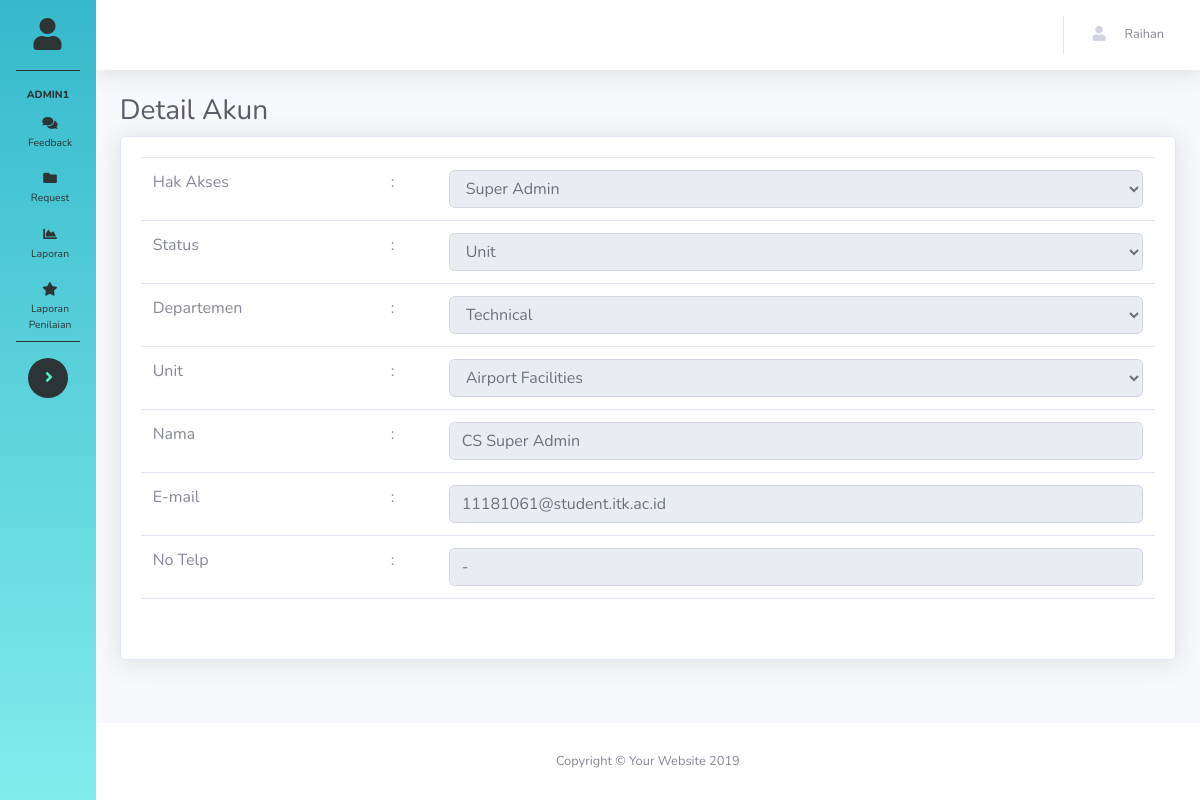
/Admin/detail_akun.php?id=132 (signed in), run on the app's committed database.
### tables this page shows
CREATE TABLE `tb_akun` (
  `Id_akun` int(11) NOT NULL,
  `id_departemen` int(5) DEFAULT NULL,
  `id_unit` int(11) DEFAULT NULL,
  `Nama` varchar(50) NOT NULL,
  `Email` varchar(50) NOT NULL,
  `Password` text NOT NULL,
  `No_Telp` varchar(15) NOT NULL,
  `status` varchar(15) DEFAULT NULL,
  `hak_akses` varchar(50) DEFAULT NULL
);

### Admin/detail_akun.php (the view, shortened to what this page needs)
<?php
include 'header.php';
?>
        <div class="container-fluid">
          <h1 class="h3 mb-2 text-gray-800">Detail Akun</h1>
          <?php
          $id_akun = $_GET['id'];
                $status = mysqli_query($koneksi, "SELECT status from tb_akun where Id_akun ='$id_akun'");
                $status = mysqli_fetch_array($status);
                $status = $status['status'];
                if($status == 'Manager' || $status =='Unit'){
                      $data = mysqli_query($koneksi, "SELECT Nama, tb_departemen.id_departemen, tb_unit.id_unit, status,hak_akses, Email, Id_akun, No_Telp, nama_unit, Departemen FROM tb_akun left join tb_unit on tb_unit.id_unit = tb_akun.id_unit left join tb_departemen on tb_departemen.id_departemen = tb_unit.id_departemen WHERE id_akun ='$id_akun'") or die(mysqli_error($koneksi));
                        $data =  mysqli_fetch_array($data);
                } else if($status=='Senior Manager'){
                    $data = mysqli_query($koneksi, "SELECT tb_akun.*, Departemen FROM tb_akun inner join tb_departemen on tb_departemen.id_departemen = tb_akun.id_departemen left join tb_unit on tb_unit.id_unit = tb_akun.id_unit WHERE id_akun ='$id_akun'") or die(mysqli_error($koneksi));
                      $data =  mysqli_fetch_array($data);
                } else {
                    $data = mysqli_query($koneksi, "SELECT * FROM tb_akun left join tb_departemen on tb_departemen.id_departemen = tb_akun.id_departemen left join tb_unit on tb_unit.id_unit = tb_akun.id_unit WHERE id_akun ='$id_akun'") or die(mysqli_error($koneksi));
                    $data =  mysqli_fetch_array($data);
                }
          ?>
          <div class="card shadow mb-4">
            <div class="card-body">
              <div class="table-responsive">
              <form action="../action/edit_account.php" id="my_form" method="post" onsubmit="return validasi();">
                <table class="table" id="" width="100%" cellspacing="0">
                  <tbody>
                     <tr>
                        <td><label>Hak Akses</label></td>
                        <td><label>:</label></td>
                        <td>
                            <select name="hak_akses" class="form-control edit" id="hak_akses" required disabled>
                                <?php
                          $status = array('Super Admin','Admin1','Admin2','Unit', 'Pengawas Internal');
                          foreach($status as $row){
                            if($row == $data['hak_akses']){
                              echo "<option value='".$row."' selected>".$row."</option>";
                            } else {
                              echo "<option value='".$row."'>".$row."</option>";
                            }
                          }?>
                            </select>
                        </td>
                     </tr>
                    <tr>
                      <td><label>Status</label></td>
                      <td><label>:</label></td>
                      <td>
                        <select name="status" class="form-control edit" id="status" required disabled>
                          <?php
                          $status = array('Unit','Manager','Senior Manager','AOC Head','General Manager');
                          foreach($status as $row){
                            if($row == $data['status']){
                              echo "<option value='".$row."' selected>".$row."</option>";
                            } else {
                              echo "<option value='".$row."'>".$row."</option>";
                            }
                          }
                          ?>
                        </select>
                      </td>
                    </tr>
                    <tr><td><label>Departemen</label></td>
                    <td><label>:</label></td>
                    <td>
                        <select name='departemen' class='form-control departemen  edit' id='departemen' required disabled>
                        <?php
                         if($data['status']=='Unit' || $data['status']=='Manager'|| $data['status']=='Senior Manager'){
                            $departemen = mysqli_query($koneksi, "Select * from tb_departemen");
                            foreach($departemen as $row_departemen){
                              if($row_departemen['id_departemen']==$data['id_departemen']){
                                echo "<option value='".$row_departemen['id_departemen']."' selected>".$row_departemen['Departemen']."</option>";
                              } else {
                                echo "<option value='".$row_departemen['id_departemen']."'>".$row_departemen['Departemen']."</option>";
                              }
                            }
                         }else {
                                echo"<option value='0' selected>--</option>";
                            }
                        ?>
                        </select>
                      </td>
                    </tr>
                    <tr>
                      <div class="row">
                      <div class="col-lg-3">
                      <td><label>Unit</label></td>
                      </div>
                      <div class="col-lg-3">
                      <td><label>:</label></td></div>
                      <div class="col-lg-6">
                      <td>
                        <select name="unit" class="form-control unit  edit" id="unit" required disabled>
                        <?php
                        if($data['status']=='Unit' || $data['status']=='Manager'){
                            if($data['id_departemen']!=null){
                                $departemen = mysqli_query($koneksi, "Select * from tb_unit where id_departemen='".$data['id_departemen']."'");
                                foreach($departemen as $row){
                                  if($row['id_unit']==$data['id_unit']){
                                    echo "<option value='".$row['id_unit']."' selected>".$row['nama_unit']."</option>";
                                  } else {
                                    echo "<option value='".$row['id_unit']."'>".$row['nama_unit']."</option>";
                                  }
                                }
                            }
                        } else if($data['status']=='Senior Manager'){
                                echo"<option value='0'>".$data['Departemen']."</option>";
                            } else{
                                echo"<option value='0'>--</option>"  ;
                            }?>
                        </select>
                      </td>
                    </div>
                    </tr>
                    <tr>
                      <div class="row">
                      <div class="col-lg-3">
                      <td><label>Nama</label></td>
                      </div>
                      <div class="col-lg-3">
                      <td><label>:</label></td></div>
                      <div class="col-lg-6">
                      <td><input type="text" class="form-control  edit" name="Nama" value=<?php echo "'".$data['Nama']."'";?> required disabled></td></div>
                    </tr>
                    <tr>
                      <div class="row">
                      <div class="col-lg-3">
                      <td><label>E-mail</label></td>
                      </div>
                      <div class="col-lg-3">
                      <td><label>:</label></td></div>
                      <div class="col-lg-6">
                      <td><input type="email" class="form-control edit" name="E-mail" id="Email"  value=<?php echo "'".$data['Email']."'";?> required disabled></td></div>
                    </tr>
                    <tr>
                      <div class="row">
                      <div class="col-lg-3">
                      <td><label>No Telp</label></td>
                      </div>
                      <div class="col-lg-3">
                      <td><label>:</label></td></div>
                      <div class="col-lg-6">
                      <td><input type="text" class="form-control edit" name="Telp" id="Telp"  value=<?php echo "'".$data['No_Telp']."'";?>required disabled></td></div>
                    </tr>
                      </div>
                      <div class="col-lg-6">
                      <td><input type="checkbox" class="form-control-user" id="default" name="default"><label class="form-control-user"></label>
                    <tr>
                      <td colspan="3">
                      </td>
                    </tr>
            </div>
            </div>
          </div>
        </div>
      </div>
<?php include 'footer.php';
?>

### data on the page
tb_akun: hak_akses "Super Admin", status "Unit", Nama "CS Super Admin", E-mail "11181061@student.itk.ac.id", Telp "-"

### other printed values
$_SESSION['hak_akses'] "ADMIN1"
$_SESSION['nama'] "Raihan"
form field departemen "Technical"
form field unit "Airport Facilities"
